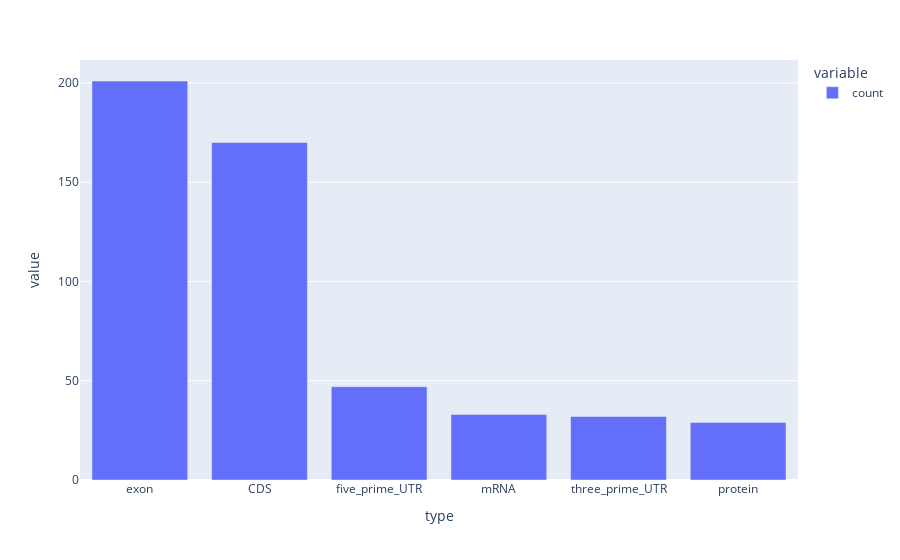

Notebook cell for this chart:
### Code cell
px.bar(data.type.value_counts())

### Figure 1 — Plotly figure (JSON) as saved in the notebook; plotly's stock layout.template omitted (floating-point values rounded to 4 significant figures)
{"data": [{"alignmentgroup": "True", "hovertemplate": "variable=count<br>type=%{x}<br>value=%{y}<extra></extra>", "legendgroup": "count", "marker": {"color": "#636efa", "pattern": {"shape": ""}}, "name": "count", "offsetgroup": "count", "orientation": "v", "showlegend": true, "textposition": "auto", "type": "bar", "x": ["exon", "CDS", "five_prime_UTR", "mRNA", "three_prime_UTR", "protein"], "xaxis": "x", "y": [201, 170, 47, 33, 32, 29], "yaxis": "y"}], "layout": {"autosize": true, "barmode": "relative", "legend": {"title": {"text": "variable"}, "tracegroupgap": 0}, "margin": {"t": 60}, "xaxis": {"anchor": "y", "autorange": true, "domain": [0, 1], "range": [-0.5, 5.5], "title": {"text": "type"}, "type": "category"}, "yaxis": {"anchor": "x", "autorange": true, "domain": [0, 1], "range": [0, 211.6], "title": {"text": "value"}, "type": "linear"}}}
